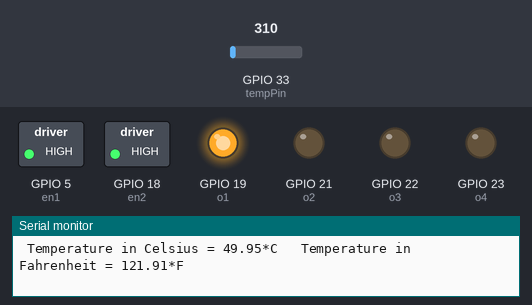
A sketch run on a simulated ESP32. Parts: switched loads named in the sketch (green lamp = pin HIGH), output pins drawn as LEDs (lit = HIGH), the last lines printed to the serial monitor. The inputs (shaded band) are chosen by the test bench; at power-on: GPIO 33 (tempPin) = 310.

Above: at 1.8 s.
1.9 s: GPIO 33 (tempPin) set to 255
4.2 s: GPIO 33 (tempPin) set to 220
At 7.2 s:
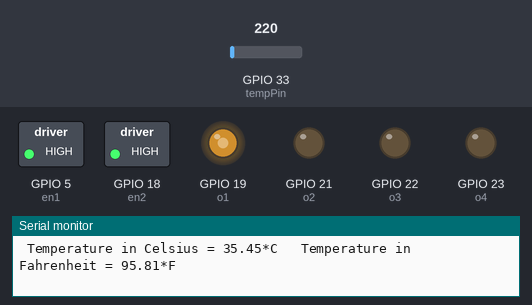
7.5 s: GPIO 33 (tempPin) set to 372
At 9.3 s:
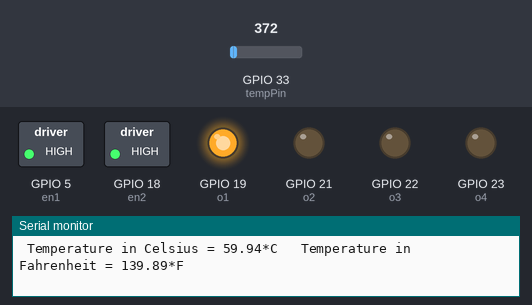
10.5 s: GPIO 33 (tempPin) set to 186
At 12.7 s:
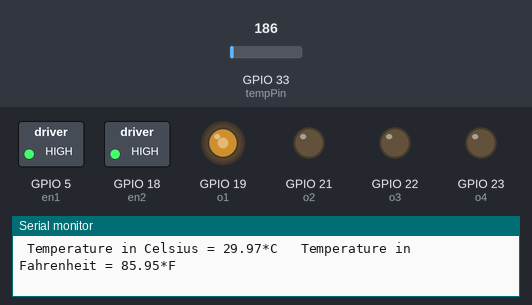
13.6 s: GPIO 33 (tempPin) set to 434
At 15.9 s:
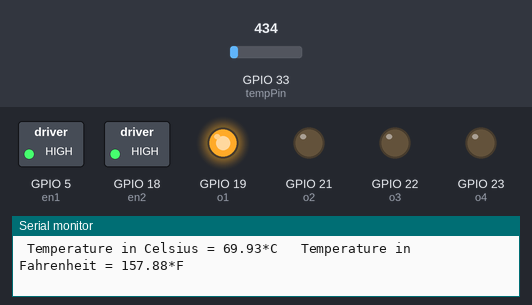
Timing chart, 0 to 17.4 s (numbered marks = the images above; inputs shaded):
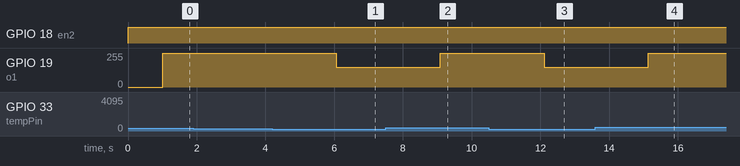

The sketch:

Motor_Control.ino
```cpp
int o1=19,o2=21,o3=22,o4=23,en1=05,en2=18;
const int tempPin = 33; // pin 33 of port P1 connected to LM35 output
int Value,a;
double milivlt,Cel,Far;


const int freq= 5000; // 5000 Hz
const int ledChannel= 0;

const int resolution = 8;
void setup() {
  Serial.begin(9600);
    ledcSetup(ledChannel, freq, resolution);

 ledcAttachPin(19, ledChannel);

  // put your setup code here, to run once:
pinMode(19,OUTPUT);
pinMode(21,OUTPUT);
pinMode(22,OUTPUT);
pinMode(23,OUTPUT);
pinMode(05,OUTPUT);
pinMode(18,OUTPUT);
ledcAttachPin(o1, ledChannel);

}

void loop() {
     digitalWrite(en1,HIGH);
    digitalWrite(en2,HIGH);
    digitalWrite(o3,LOW);
      digitalWrite(o4,LOW);

// ledcWrite(ledChannel,150);
// digitalWrite(o2,LOW);
//delay(2000);
// ledcWrite(ledChannel,255);
//digitalWrite(o2,LOW);
//delay(2000);
// ledcWrite(ledChannel,0);
//digitalWrite(o2,HIGH);
//delay(2000);
// ledcWrite(ledChannel,50);
//digitalWrite(o2,HIGH);
//delay(2000);

 Value = analogRead(tempPin); //read sensor output value
milivlt = (Value / 2048.0) * 3300; // converting it to millivots.
Cel = milivlt * 0.1; // calculating temperature in Celsius
Far = (Cel * 1.8) + 32; // convert from C to Fahrenheit
Serial.print(" Temperature in Celsius = ");
Serial.print(Cel);
Serial.print("*C");
Serial.print("\t Temperature in Fahrenheit = ");
Serial.print(Far);
Serial.println("*F");
delay(1000);

if(Far>103)
{
 ledcWrite(ledChannel,255);
digitalWrite(o2,LOW);
}
else{
 ledcWrite(ledChannel,150);
 digitalWrite(o2,LOW);
}
}
```

Measured:
- the behaviour switches between 245 and 244 on GPIO 33 (tempPin) (found by bisection; images 0 and 1)
- after the input at 4.2 s, GPIO 19 (o1): 255/255 → 149/255 after 1.9 s
- after the input at 7.5 s, GPIO 19 (o1): 149/255 → 255/255 after 1.6 s
- after the input at 10.5 s, GPIO 19 (o1): 255/255 → 149/255 after 1.6 s
- after the input at 13.6 s, GPIO 19 (o1): 149/255 → 255/255 after 1.5 s
